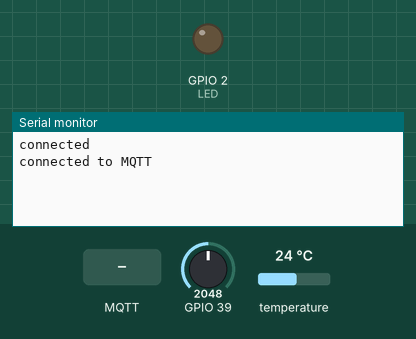
A program run on a simulated ESP32. Shown: output pins drawn as LEDs (lit = HIGH), the last lines printed to the serial monitor. The inputs (shaded band) are chosen by the test bench; at power-on: GPIO 39 = 2048, temperature 24 °C. WiFi joins after 1.5 s; servers stay silent unless stated; no MQTT or app messages arrive unless stated.

Above: at 1.2 s.
1.3 s: MQTT message "xyz123456" arrives on the first subscribed topic
At 3.2 s:
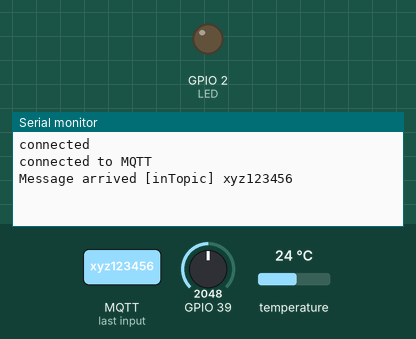
3.7 s: MQTT message "O" arrives on the first subscribed topic
At 4.8 s:
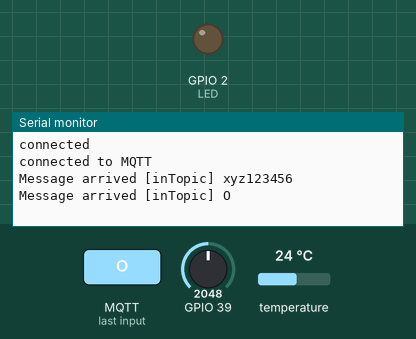
5.8 s: MQTT message "N" arrives on the first subscribed topic
At 7.6 s:
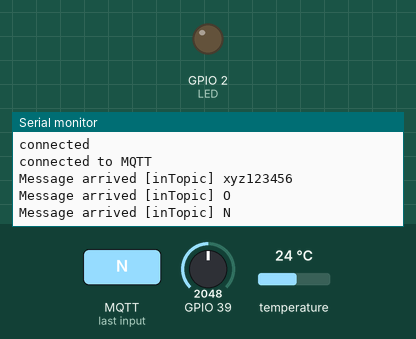

Measured:
- after the input at 1.3 s, the serial monitor: prints a new line after 0.90 s (image 1)
- after the input at 3.7 s, the serial monitor: prints a new line after 0.63 s (image 2)
- after the input at 5.8 s, the serial monitor: prints a new line after 0.67 s (image 3)

The program:

main.cpp
```cpp
#if defined(ESP8266)
#include <ESP8266WiFi.h>
#else
#include <WiFi.h>
#endif
#if defined(ESP8266)
#include <ESP8266WebServer.h>
#else
#include <WebServer.h>
#endif
#include <PubSubClient.h>

#include <OneWire.h>
#include <DallasTemperature.h>

const char* mqtt_server = "192.168.1.10"; //mqtt server
const char* ssid = "Tatay Jhoe";
const char* password = "24build13";

// const char* mqtt_server = "192.168.43.235"; //mqtt server
// const char* ssid = "FREE WIFI";
// const char* password = "xyz123456";

const char *topic = "emqx/esp32/pH";
const char *topic_temp = "emqx/esp32/temp";

WiFiClient espClient;
PubSubClient client(espClient); //lib required for mqtt

const int oneWireBus = 4;

// Setup a oneWire instance to communicate with any OneWire devices
OneWire oneWire(oneWireBus);

// Pass our oneWire reference to Dallas Temperature sensor
DallasTemperature sensors(&oneWire);

float calibration_value = 18.84;
int phval = 0;
unsigned long int avgval;
int buffer_arr[10],temp;

int LED = 02;

void callback(char* topic, byte* payload, unsigned int length) {   //callback includes topic and payload ( from which (topic) the payload is comming)
  Serial.print("Message arrived [");
  Serial.print(topic);
  Serial.print("] ");
  for (int i = 0; i < length; i++)
  {
    Serial.print((char)payload[i]);
  }
  if ((char)payload[0] == 'O' && (char)payload[1] == 'N') //on
  {
    digitalWrite(LED, HIGH);
    Serial.println("on");
    client.publish("outTopic", "LED turned ON");
  }
  else if ((char)payload[0] == 'O' && (char)payload[1] == 'F' && (char)payload[2] == 'F') //off
  {
    digitalWrite(LED, LOW);
    Serial.println(" off");
    client.publish("outTopic", "LED turned OFF");
  }
  Serial.println();
}

void reconnect() {
  while (!client.connected()) {
    Serial.println("Attempting MQTT connection...");
    if (client.connect("ESP32_clientID")) {
      Serial.println("connected");
      // Once connected, publish an announcement...
      client.publish("outTopic", "Nodemcu connected to MQTT");
      // ... and resubscribe
      client.subscribe("inTopic");

    } else {
      Serial.print("failed, rc=");
      Serial.print(client.state());
      Serial.println(" try again in 5 seconds");
      // Wait 5 seconds before retrying
      delay(5000);
    }
  }
}

void connectmqtt()
{
  client.connect("ESP32_clientID");  // ESP will connect to mqtt broker with clientID
  {
    Serial.println("connected to MQTT");
    // Once connected, publish an announcement...

    // ... and resubscribe
    client.subscribe("inTopic"); //topic=Demo
    client.publish("outTopic",  "connected to MQTT");

    if (!client.connected())
    {
      reconnect();
    }
  }
}

void setup()
{
  Serial.begin(9600);
  pinMode(LED, OUTPUT);
  digitalWrite(LED, LOW);
  pinMode(39, INPUT);

  // Start the DS18B20 sensor
    sensors.begin();

  WiFi.begin(ssid, password);
  Serial.println("connected");
  client.setServer(mqtt_server, 1883);//connecting to mqtt server
  client.setCallback(callback);
  //delay(5000);
  connectmqtt();
}

void loop()
{
  // put your main code here, to run repeatedly:
  if (!client.connected())
  {
    reconnect();
  }

  int ph_reading = analogRead(39);
    sensors.requestTemperatures();
    float temperatureC = sensors.getTempCByIndex(0);
    char tempString[8];
    dtostrf(temperatureC, 1, 2, tempString);
    client.publish(topic_temp, tempString);

    // pH Measurement

    for(int i=0;i<10;i++) {
      buffer_arr[i]=analogRead(39);
      delay(30);
    }
      for(int i=0;i<9;i++){
        for(int j=i+1;j<10;j++){
          if(buffer_arr[i]>buffer_arr[j]){
            temp=buffer_arr[i];
            buffer_arr[i]=buffer_arr[j];
            buffer_arr[j]=temp;
          }
        }
      }
      avgval=0;
      for(int i=2;i<8;i++)
      avgval+=buffer_arr[i];
      float volt=(float)avgval*5.0/4095/6;
      float ph_act = -5.70 * volt + calibration_value;

      char voltageString[8];
      dtostrf(ph_act, 1, 2, voltageString);
      client.publish(topic, voltageString);

  client.loop();
}
```

code1.cpp
```cpp
// #include <WiFi.h>
// #include <PubSubClient.h>
// #include <OneWire.h>
// #include <DallasTemperature.h>

// const int oneWireBus = 4;

// // Setup a oneWire instance to communicate with any OneWire devices
// OneWire oneWire(oneWireBus);

// // Pass our oneWire reference to Dallas Temperature sensor
// DallasTemperature sensors(&oneWire);

// // WiFi
// const char *ssid = "Tatay Jhoe"; // Enter your Wi-Fi name
// const char *password = "24build13";  // Enter Wi-Fi password

// // MQTT Broker
// const char *mqtt_broker = "192.168.1.10";
// const char *topic = "emqx/esp32/pH";
// const char *topic_temp = "emqx/esp32/temp";

// const char *mqtt_username = "user";
// const char *mqtt_password = "public";
// const int mqtt_port = 1883;

// WiFiClient espClient;
// PubSubClient client(espClient);

// void callback(char *topic, byte *payload, unsigned int length) {
//     Serial.print("Message arrived in topic: ");
//     Serial.println(topic);
//     Serial.print("Message:");
//     for (int i = 0; i < length; i++) {
//         Serial.print((char) payload[i]);
//     }
//     Serial.println();
//     Serial.println("-----------------------");
// }

// void setup() {
//     // Set software serial baud to 115200;
//     Serial.begin(9600);
//     // Connecting to a WiFi network
//     WiFi.begin(ssid, password);
//     while (WiFi.status() != WL_CONNECTED) {
//         delay(500);
//         Serial.println("Connecting to WiFi..");
//     }
//     Serial.println("Connected to the Wi-Fi network");
//     //connecting to a mqtt broker
//     client.setServer(mqtt_broker, mqtt_port);
//     client.setCallback(callback);
//     while (!client.connected()) {
//         String client_id = "pH_esp32";
//         client_id += String(WiFi.macAddress());
//         Serial.printf("The client %s connects to the public MQTT broker\n", client_id.c_str());
//         if (client.connect(client_id.c_str(), mqtt_username, mqtt_password)) {
//             Serial.println("Public EMQX MQTT broker connected");
//         } else {
//             Serial.print("failed with state ");
//             Serial.print(client.state());
//             delay(2000);
//         }
//     }
//     // Publish and subscribe
//     client.publish(topic, "Hi, I'm ESP32 ^^");
//     client.subscribe(topic);

//     pinMode(39, INPUT);

//     // Start the DS18B20 sensor
//     sensors.begin();
// }

// float calibration_value = 18.84;
// int phval = 0;
// unsigned long int avgval;
// int buffer_arr[10],temp;

// void loop() {
//     client.loop();
//     int ph_reading = analogRead(39);

//     ESP.getFreeHeap();

//     sensors.requestTemperatures();
//     float temperatureC = sensors.getTempCByIndex(0);
//     char tempString[8];
//     dtostrf(temperatureC, 1, 2, tempString);
//     client.publish(topic_temp, tempString);


//     // pH Measurement

//     for(int i=0;i<10;i++) {
//       buffer_arr[i]=analogRead(39);
//       delay(30);
//     }
//       for(int i=0;i<9;i++){
//         for(int j=i+1;j<10;j++){
//           if(buffer_arr[i]>buffer_arr[j]){
//             temp=buffer_arr[i];
//             buffer_arr[i]=buffer_arr[j];
//             buffer_arr[j]=temp;
//           }
//         }
//       }
//       avgval=0;
//       for(int i=2;i<8;i++)
//       avgval+=buffer_arr[i];
//       float volt=(float)avgval*5.0/4095/6;
//       float ph_act = -5.70 * volt + calibration_value;

//       char voltageString[8];
//       dtostrf(ph_act, 1, 2, voltageString);
//       client.publish(topic, voltageString);
// }
```
